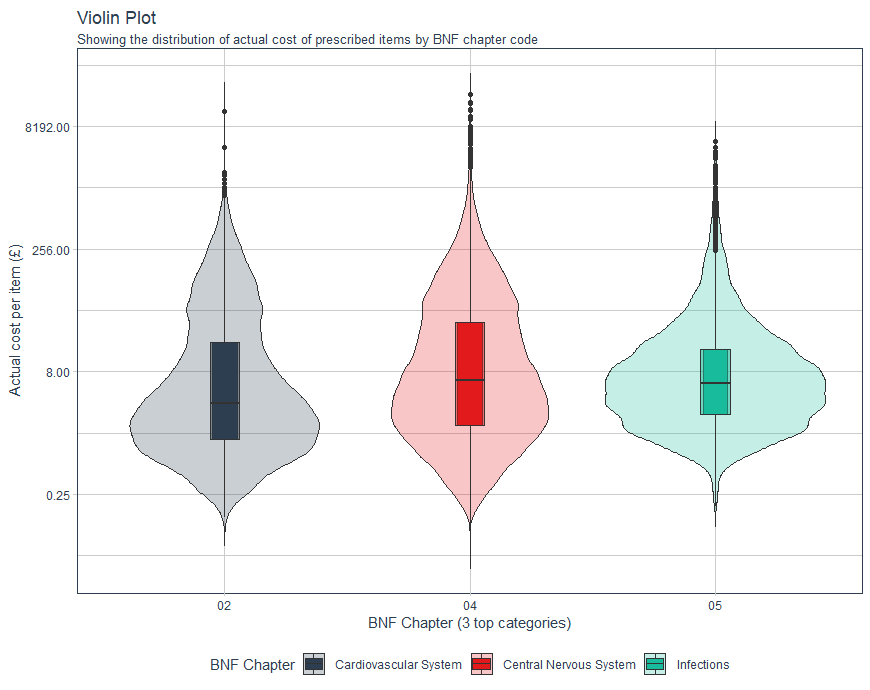

Write the R code that produced this figure.
#Code for the violin plot using prescription data from the hospital
#prescription in January 2022
#source file is here https://www.nhsbsa.nhs.uk/prescription-data/prescribing-data/hospital-prescribing-dispensed-community

#I made the data transformation before obtaining final data set for plotting
#I have found which prescriptions are the most common this month grouped by BNF chapter

# LIBRARIES ----

library(ggdist)
library(tidyquant)
library(tidyverse)

# DATA -----
bnf_chapter_cost_3_top_tbl <-   read.csv("3top_prescribe_chapt_01_2022")

# VIOLIN PLOT ----
p <- bnf_chapter_cost_3_top_tbl%>% 
    #I want to plot the violin plot and the boxplot of the distribution for the actual cost in those categories
    ggplot(aes(x = factor(BNF.CHAPTER.CODE), y = TOTAL.ACTUAL.COST, fill = factor(BNF.CHAPTER.DESCRPT))) +
    
    geom_violin(trim=FALSE, alpha = 0.25) +
    scale_y_continuous(trans='log2') 

p +    geom_boxplot(width=0.1) +
    
    # Adjust theme
    scale_fill_tq() +
    theme_tq() +
    labs(
        title = "Violin Plot",
        subtitle = "Showing the distribution of actual cost of prescribed items by BNF chapter code",
        x = "BNF Chapter (3 top categories)",
        y = "Actual cost per item (£)",
        fill = "BNF Chapter"
    ) +
    
    geom_boxplot(
        width = .12,
        ## remove outliers
        outlier.color = NA,
        alpha = 0.5
    ) 
